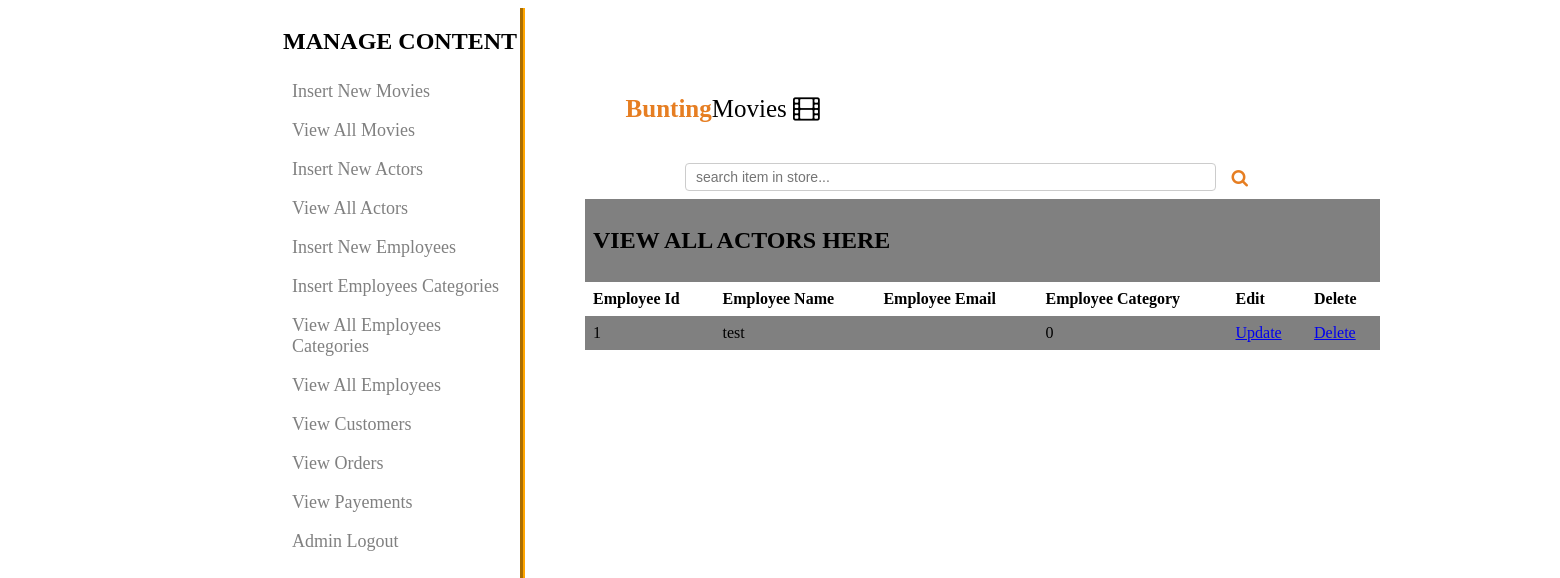
/admin/admin.php?view_employes (signed in), run on the app's committed database.
### tables this page shows
CREATE TABLE IF NOT EXISTS `employee` (
  `emp_id` int(11) NOT NULL AUTO_INCREMENT,
  `emp_name` varchar(50) NOT NULL,
  `emp_email` varchar(50) NOT NULL,
  `emp_cat` int(11) NOT NULL,
  `emp_password` varchar(9000) NOT NULL,
  `emp_verfication_numb` varchar(9000) NOT NULL,
  PRIMARY KEY (`emp_id`)
);

### admin/view_employe.php (the view, shortened to what this page needs)
<?php
if(!isset($_SESSION['username']))
{
echo "<script>window.open('index.php?not_admin=You are not an Admin','_self')</script>";
}
else
{
?>
<div class="menubar">
    <div class="search-container" style="margin-left:200px;">
                <form method="get" action="admin.php"  >
                        <input type="text" name="search5" placeholder="search item in store..."></input>
                        <button type="submit" name="btnSearch5" class="search-button"><i class="fa fa-search fa-lg" aria-hidden="true"></i></button>
                    </form>
    </div>
    </div>
<table width="795" align="center" bgcolor="gray" style="margin-left:100px;">
	<tr align="center">
		<td colspan="6"><h2>VIEW ALL ACTORS HERE</h2></td>
	</tr>
    <tr align="center" >
    	<th>Employee Id</th>
    	<th>Employee Name</th>
    	<th>Employee Email</th>
      <th>Employee Category</th>
    	<th>Edit</th>
    	<th>Delete</th>
    </tr>
    <?php
     include ("php/server.php");
     $q1=" select * from employee ";
     $stmt = $conn->prepare($q1);
     $stmt->execute();
    while( $result = $stmt->fetch(PDO::FETCH_OBJ))
	{
	 $employee_id = $result->emp_id;
	$employee_name= $result->emp_name;
   $employee_email= $result->emp_email;
 $employee_cat= $result->emp_cat;
    ?>
    <tr align="center">
    	<td><?php echo  $employee_id?></td>
    	<td><?php echo $employee_name?></td>
    	<td><?php echo $employee_email?></td>
    	<td><?php echo $employee_cat?></td>
    	<td><a href="admin.php?edit_emp=<?php echo $employee_id;?>">Update</a></td>
    	<td><a href="delete_emp.php?delete_emp=<?php echo $employee_id;?>">Delete</a></td>
    <?php } ?>
    </tr>
</table>
<?php }?>

### admin/style/styles.css (style rules this page uses)
.search-container { width: 80%; }
.search-container input[type=text] { width: 80%; padding: 5px 10px; margin: 8px 0; display: inline-block; border: 1px solid #ccc; font-size: 14px; border-radius: 4px; }
.search-button { width: 40px; height: 40px; color: #e67e22; cursor: pointer; border: none; background-color: #fff; }
table { border-collapse: collapse; }
th, td { text-align: left; padding: 8px; }
tr:nth-child(odd) { background-color: gray; }
tr:nth-child(even) { background-color: white; }

### data on the page
employee: emp_id "1", emp_name "test", emp_cat "0"
